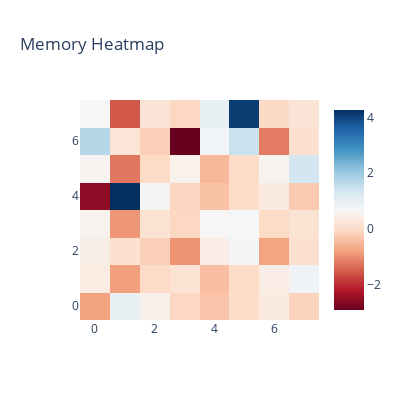

The notebook cell saved with this chart:
### Markdown cell above
## Small preview

### Code cell
from IPython.display import HTML
import time

import plotly.graph_objects as go

path = '/workspace/2501/ppo_lstm/important_checkpoints/CustomMazeRandomS15_1737796730/checkpoint_31457280.pt'
env_id = 'MiniGrid-CustomMazeS13-v0'

num_envs = 1
args = Args(
    env_id=env_id,
    seq_len=64,
    num_envs = num_envs,
    hidden_layer_size=256,
    hidden_size=32,
    view_size=3,
    deployment=True,
)
run_name = 'test'
env = gym.vector.SyncVectorEnv([make_env(args, seed, run_name) for seed in range(1)])
obs0, _ = env.reset()
agent = Agent(args, envs = env, run_name = run_name)
agent.load(path)
img = Image.fromarray(agent.envs.render()[0])
agent.actor_head.rand_move_eps = .1

for step in range(300):
    (obs_tensor, action, log_prob, value, next_observation, reward, 
            next_done, next_hidden, infos) = agent.step_env()
    
    # Create environment image
    img = Image.fromarray(agent.envs.render()[0])
    print(agent.envs.render()[0].shape)
    
    hidden_data = next_hidden.flatten().detach().cpu().numpy()
    
    # Calculate dimensions for a roughly square shape
    total_units = hidden_data.shape[0]
    width = int(np.sqrt(total_units))
    height = (total_units + width - 1) // width  # Ceiling division
    
    # Reshape the data to be 2D
    reshaped_data = np.pad(hidden_data.flatten(), 
                          (0, width * height - total_units),  # Pad if necessary
                          mode='constant',
                          constant_values=np.nan)
    reshaped_data = reshaped_data.reshape(height, width)
    
    # Create memory heatmap
    fig = go.Figure(data=go.Heatmap(
        z=reshaped_data,
        colorscale='RdBu',
        showscale=True
    ))
    
    fig.update_layout(
        title='Memory Heatmap',
        width=400,
        height=400 
    )
    
    clear_output(wait=True)
    
    # Display both visualizations
    display(img)
    display(fig)
    print(f"Step: {step}")
   
    
    agent.observation = next_observation
    agent.hidden = next_hidden
    agent.done = next_done
    time.sleep(1. / 10)

### Figure 1 — Plotly figure (JSON) as saved in the notebook; plotly's stock layout.template omitted (floating-point values rounded to 4 significant figures)
{"data": [{"colorscale": [[0, "rgb(103,0,31)"], [0.1, "rgb(178,24,43)"], [0.2, "rgb(214,96,77)"], [0.3, "rgb(244,165,130)"], [0.4, "rgb(253,219,199)"], [0.5, "rgb(247,247,247)"], [0.6, "rgb(209,229,240)"], [0.7, "rgb(146,197,222)"], [0.8, "rgb(67,147,195)"], [0.9, "rgb(33,102,172)"], [1, "rgb(5,48,97)"]], "showscale": true, "type": "heatmap", "z": [[-0.7898, 0.9525, 0.4631, -0.1048, -0.3574, 0.004532, 0.3107, -0.146], [0.3683, -0.8287, -0.03838, 0.1281, -0.4182, -0.0237, 0.3961, 0.8197], [0.4322, 0.1192, -0.1861, -0.9379, 0.4036, 0.7294, -0.7789, 0.08099], [0.5538, -0.9148, 0.1374, -0.09198, 0.6361, 0.7118, -0.05142, 0.1516], [-2.552, 4.267, 0.6294, -0.1132, -0.3829, 0.004922, 0.3219, -0.2618], [0.5798, -1.238, -0.04494, 0.5064, -0.5104, -0.02405, 0.5554, 1.327], [1.698, 0.212, -0.1884, -2.921, 0.7828, 1.471, -1.2, 0.09743], [0.6507, -1.56, 0.1623, -0.1015, 0.956, 4.113, -0.06196, 0.1748]]}], "layout": {"height": 400, "title": {"text": "Memory Heatmap"}, "width": 400}}
